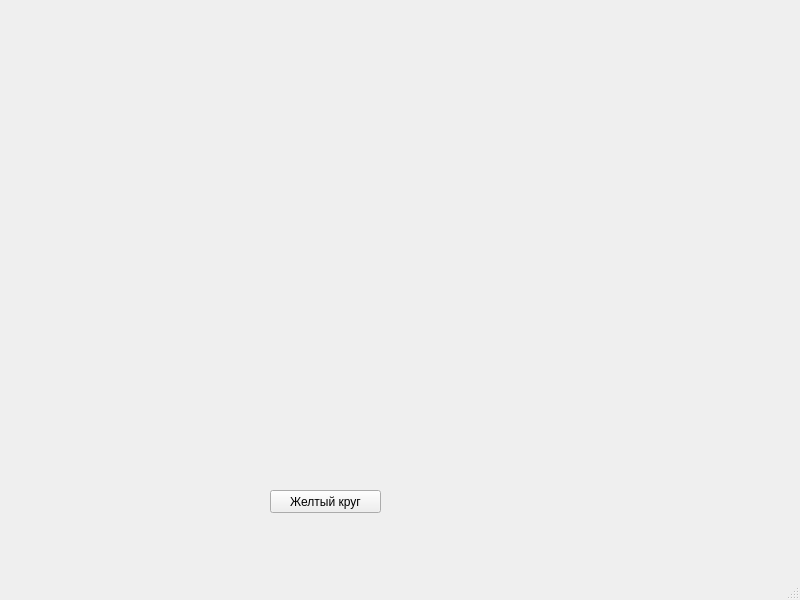
<?xml version="1.0" encoding="UTF-8"?>
<ui version="4.0">
 <class>MainWindow</class>
 <widget class="QMainWindow" name="MainWindow">
  <property name="geometry">
   <rect>
    <x>0</x>
    <y>0</y>
    <width>800</width>
    <height>600</height>
   </rect>
  </property>
  <property name="windowTitle">
   <string>MainWindow</string>
  </property>
  <widget class="QWidget" name="centralwidget">
   <widget class="QPushButton" name="pushButton">
    <property name="geometry">
     <rect>
      <x>270</x>
      <y>490</y>
      <width>111</width>
      <height>23</height>
     </rect>
    </property>
    <property name="text">
     <string>Желтый круг</string>
    </property>
   </widget>
  </widget>
  <widget class="QMenuBar" name="menubar">
   <property name="geometry">
    <rect>
     <x>0</x>
     <y>0</y>
     <width>800</width>
     <height>21</height>
    </rect>
   </property>
  </widget>
  <widget class="QStatusBar" name="statusbar"/>
 </widget>
 <resources/>
 <connections/>
</ui>
